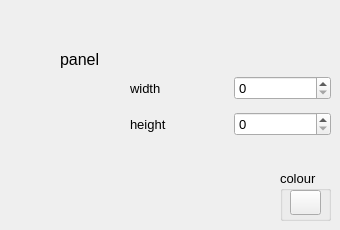
     <widget class="QWidget" name="page_panel">
      <widget class="QLabel" name="label_39">
       <property name="geometry">
        <rect>
         <x>60</x>
         <y>50</y>
         <width>62</width>
         <height>18</height>
        </rect>
       </property>
       <property name="font">
        <font>
         <pointsize>12</pointsize>
        </font>
       </property>
       <property name="text">
        <string>panel</string>
       </property>
      </widget>
      <widget class="QGroupBox" name="groupBoxPanelColour">
       <property name="geometry">
        <rect>
         <x>280</x>
         <y>170</y>
         <width>51</width>
         <height>51</height>
        </rect>
       </property>
       <property name="font">
        <font>
         <pointsize>10</pointsize>
        </font>
       </property>
       <property name="title">
        <string>colour</string>
       </property>
       <widget class="QToolButton" name="toolPanelColour">
        <property name="geometry">
         <rect>
          <x>10</x>
          <y>20</y>
          <width>31</width>
          <height>25</height>
         </rect>
        </property>
        <property name="text">
         <string/>
        </property>
       </widget>
      </widget>
      <widget class="QWidget" name="layoutWidget">
       <property name="geometry">
        <rect>
         <x>130</x>
         <y>60</y>
         <width>201</width>
         <height>92</height>
        </rect>
       </property>
       <layout class="QGridLayout" name="gridLayout">
        <property name="topMargin">
         <number>10</number>
        </property>
        <property name="bottomMargin">
         <number>10</number>
        </property>
        <item row="0" column="0">
         <widget class="QLabel" name="label_49">
          <property name="font">
           <font>
            <pointsize>10</pointsize>
            <weight>50</weight>
            <bold>false</bold>
           </font>
          </property>
          <property name="text">
           <string>width</string>
          </property>
         </widget>
        </item>
        <item row="0" column="1">
         <widget class="QSpinBox" name="spinPanelWidth">
          <property name="sizePolicy">
           <sizepolicy hsizetype="Minimum" vsizetype="Maximum">
            <horstretch>0</horstretch>
            <verstretch>0</verstretch>
           </sizepolicy>
          </property>
          <property name="font">
           <font>
            <pointsize>10</pointsize>
            <weight>50</weight>
            <bold>false</bold>
           </font>
          </property>
          <property name="maximum">
           <number>2000</number>
          </property>
         </widget>
        </item>
        <item row="1" column="0">
         <widget class="QLabel" name="label_40">
          <property name="font">
           <font>
            <pointsize>10</pointsize>
            <weight>50</weight>
            <bold>false</bold>
           </font>
          </property>
          <property name="text">
           <string>height</string>
          </property>
         </widget>
        </item>
        <item row="1" column="1">
         <widget class="QSpinBox" name="spinPanelHeight">
          <property name="sizePolicy">
           <sizepolicy hsizetype="Minimum" vsizetype="Maximum">
            <horstretch>0</horstretch>
            <verstretch>0</verstretch>
           </sizepolicy>
          </property>
          <property name="font">
           <font>
            <pointsize>10</pointsize>
            <weight>50</weight>
            <bold>false</bold>
           </font>
          </property>
          <property name="maximum">
           <number>2000</number>
          </property>
         </widget>
        </item>
       </layout>
      </widget>
     </widget>
